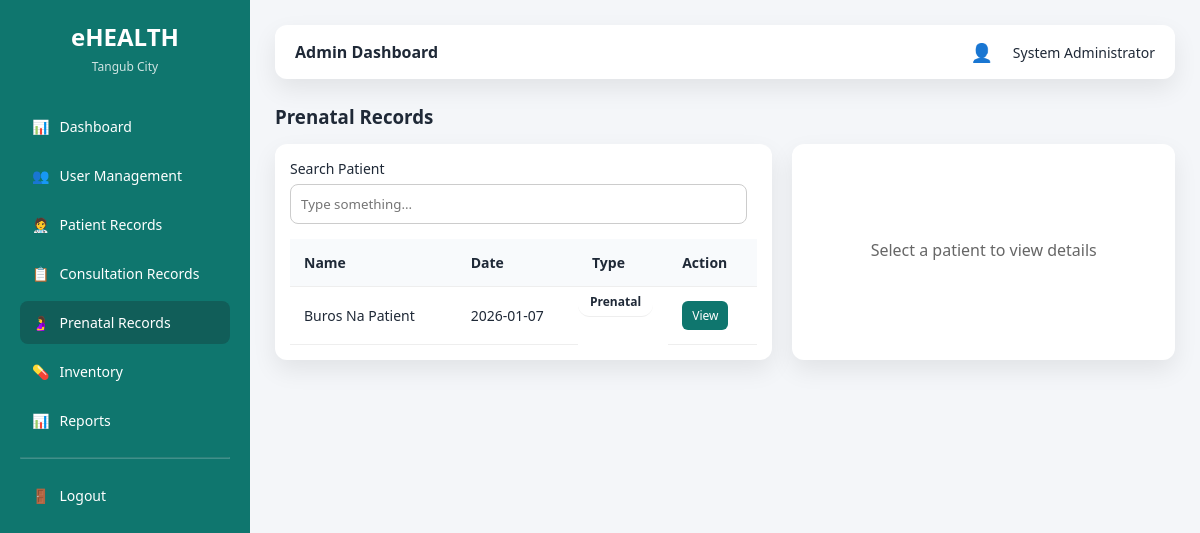
The app's page /admin/prenatal.php (signed in) with its own data.
### tables this page shows
CREATE TABLE `patients` (
  `patient_id` int(11) NOT NULL,
  `user_id` int(11) NOT NULL,
  `gender` enum('male','female') DEFAULT NULL,
  `address` text DEFAULT NULL,
  `contact_number` varchar(20) DEFAULT NULL,
  `is_pregnant` tinyint(1) DEFAULT 0,
  `birth_date` date DEFAULT NULL,
  `blood_type` varchar(5) DEFAULT NULL,
  `medical_history` text DEFAULT NULL,
  `height` varchar(20) DEFAULT NULL,
  `weight` varchar(20) DEFAULT NULL
);

CREATE TABLE `users` (
  `user_id` int(11) NOT NULL,
  `full_name` varchar(100) NOT NULL,
  `email` varchar(100) NOT NULL,
  `password` varchar(255) NOT NULL,
  `role` enum('admin','staff','doctor','patient') NOT NULL,
  `status` enum('active','inactive') DEFAULT 'active',
  `created_at` timestamp NOT NULL DEFAULT current_timestamp()
);

### admin/prenatal.php (the view, shortened to what this page needs)
<?php
require_once "../config/database.php";
$patients = mysqli_query(
    $conn,
    "SELECT
        p.patient_id,
        u.full_name,
        -- Latest prenatal appointment date
        (SELECT a.appointment_date
         FROM appointments a
         WHERE a.patient_id = p.patient_id
           AND a.type = 'prenatal'
         ORDER BY a.appointment_date DESC
         LIMIT 1) AS appointment_date,
        -- Latest prenatal appointment type
        (SELECT a.type
         FROM appointments a
         WHERE a.patient_id = p.patient_id
           AND a.type = 'prenatal'
         ORDER BY a.appointment_date DESC
         LIMIT 1) AS appointment_type
    FROM patients p
    JOIN users u
        ON p.user_id = u.user_id
    WHERE EXISTS (
        SELECT 1
        FROM appointments a
        WHERE a.patient_id = p.patient_id
          AND a.type = 'prenatal'
    )
    ORDER BY u.full_name ASC"
);
?>
<!DOCTYPE html>
<html>
<head>
    <link rel="stylesheet" href="../assets/css/ui.css">
</head>
<body>
<div class="layout">
    <?php require_once "../layouts/sidebar.php"; ?>
    <main class="main">
        <?php require_once "../layouts/topbar.php"; ?>
        <h3 style="margin-bottom:15px;">Prenatal Records</h3>
        <div class="split-view">
            <div class="card">
                <div class="form-group" style="flex: 1; margin-right: 10px;">
                    <label>Search Patient</label>
                    <input type="text" id="searchInput" placeholder="Type something..." />
                </div>
                <table>
                    <thead>
                        <tr>
                            <th>Name</th>
                            <th>Date</th>
                            <th>Type</th>
                            <th>Action</th>
                        </tr>
                    </thead>
                    <tbody>
                        <?php while ($p = mysqli_fetch_assoc($patients)): ?>
                        <tr>
                            <td><?= htmlspecialchars($p['full_name']) ?></td>
                            <td><?= htmlspecialchars($p['appointment_date']) ?></td>
                            <td class="status <?= $p['appointment_type'] ?>"><?= ucfirst($p['appointment_type']) ?></td>
                            <td>
                                <button class="btn-view" onclick="loadPatient(<?= $p['patient_id'] ?>)">
                                    View
                                </button>
                            </td>
                        </tr>
                        <?php endwhile; ?>
                    </tbody>
                </table>
            </div>
            <div class="card" id="detailsPanel">
                <div class="details-empty">
                    Select a patient to view details
                </div>
            </div>
        </div>
    </main>
</div>
</body>
</html>

### assets/css/ui.css (style rules this page uses)
:root { --primary: #0f766e; --primary-dark: #115e59; --background: #f4f6f9; --card-bg: #ffffff; --text-dark: #1f2937; --accent: #f59e0b; --danger: #dc2626; --success: #16a34a; --shadow: 0 10px 25px rgba(0,0,0,0.08); }
* { margin: 0; padding: 0; box-sizing: border-box; font-family: "Segoe UI", Tahoma, sans-serif; }
body { background: var(--background); color: var(--text-dark); }
.form-group { margin-bottom: 15px; }
.form-group label { display: block; margin-bottom: 6px; font-size: 14px; }
.form-group input, .form-group select { width: 100%; padding: 10px; border-radius: 8px; border: 1px solid #ccc; }
.layout { display: flex; min-height: 100vh; }
.main { flex: 1; padding: 25px; background: var(--background); overflow-y: auto; }
.card { background: #ffffff; padding: 20px; border-radius: 14px; box-shadow: var(--shadow); }
table { width: 100%; border-collapse: collapse; }
table th, table td { padding: 14px; border-bottom: 1px solid #eee; text-align: left; font-size: 14px; }
table th { background: #f8fafc; font-weight: 600; }
.status { padding: 6px 12px; border-radius: 12px; font-size: 12px; font-weight: 600; display: inline-block; }

### admin/prenatal.php (style rules this page uses)
.layout { display: flex; }
.main { flex: 1; padding: 25px; }
.split-view { display: grid; grid-template-columns: 1.3fr 1fr; gap: 20px; }
.card { background: #fff; border-radius: 12px; box-shadow: var(--shadow); padding: 15px; }
table { width: 100%; border-collapse: collapse; }
th, td { padding: 10px; border-bottom: 1px solid #eee; font-size: 14px; text-align: left; }
th { background: #f8fafc; }
.btn-view { padding: 6px 10px; background: var(--primary); color: #fff; border-radius: 6px; font-size: 12px; cursor: pointer; border: none; }
.details-empty { text-align: center; color: #666; padding-top: 80px; }

### records on screen
patients: user.full_name "Buros Na Patient", appointment_date "2026-01-07", appointment_type "Prenatal"

### other values on screen
$role "Admin"
$full_name "System Administrator"
